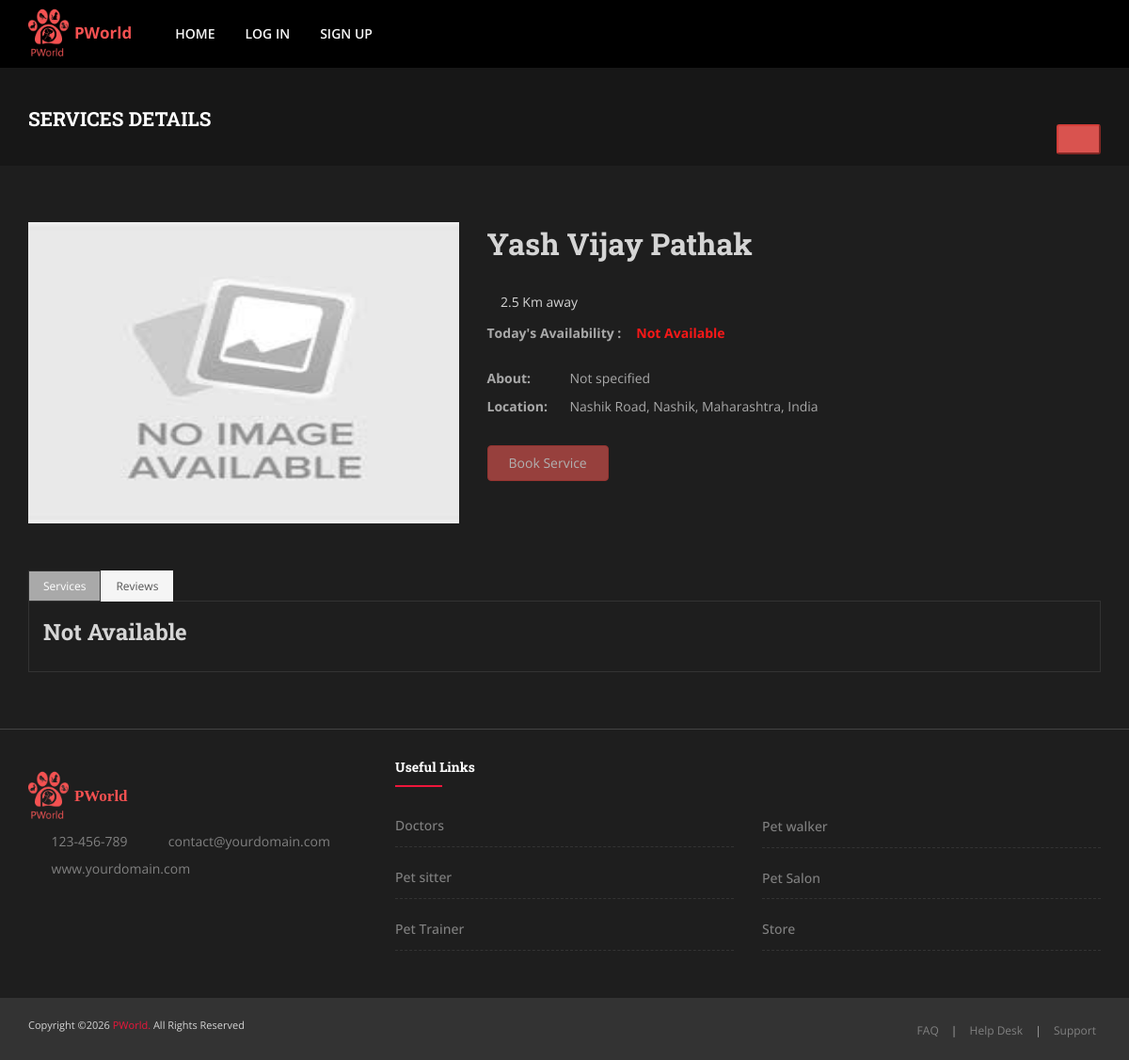
The page /service/1/ on the database its author committed.
### P_World_App/models.py (models this page shows, shortened)
class User_Details(models.Model):
    id = models.AutoField(primary_key=True)
    user_name = models.CharField(max_length=450, null=True, blank=True)
    password = models.CharField(max_length=90, null=True, blank=True)
    mobile_no = models.CharField(max_length=15, null=True, blank=True)
    country = models.CharField(max_length = 100 , null = True , blank = True)
    country_code = models.CharField(max_length=15, null=True, blank=True)
    email = models.CharField(max_length=100, null=True, blank=True)
    name = models.CharField(max_length=300, null=True, blank=True)
    about_me = models.TextField(null=True, blank=True)
    bussiness_name = models.CharField(max_length=400, null=True, blank=True)
    bussiness_address = models.CharField(max_length=500, null=True, blank=True)
    map_location = models.CharField(max_length=500, null=True, blank=True)
    latitude = models.CharField(max_length=400, null=True, blank=True)
    longitude = models.CharField(max_length=400, null=True, blank=True)
    address = models.TextField(null=True, blank=True)
    profile_image = models.ImageField(upload_to='profile_image/', null=True, blank=True)
    user_type = models.CharField(max_length=300, null=True, blank=True)
    status = models.BooleanField(default=False)
    created_datetime = models.DateTimeField(null=True, blank=True)
    sign_up_status = models.BooleanField(default=False)
    is_profile_create = models.BooleanField(default = False)
    token = models.CharField(max_length=400, null=True, blank=True)

### P_World_App/views.py (the view, shortened to what this page needs)
# urls.py: path('service/<int:v_id>/', views.service_details, name = 'services'),
@cache_control(no_cache=True, must_revalidate=True, no_store=True)
def service_details(request,v_id):
    my_date = date.today()
    todays_day = calendar.day_name[my_date.weekday()]
    user_obj = User_Details.objects.get(id = v_id)
    ratings_obj = UserRatingReview.objects.filter(fk_user_receiver = user_obj).order_by('-id')
    available_obj = Set_Availability.objects.filter(fk_doctor= user_obj)
    service_obj = User_service.objects.filter(fk_doctor= user_obj)
    pet_obj = None
    new_age = None
    first_value = None
    if request.session.get("customer_email") :
        pet_obj = New_Pet.objects.filter(fk_customer__email=request.session.get("customer_email")).order_by('-id')
    rating = 0
    avg_rating = 0
    avalability_list = []
    if ratings_obj:
        for i in ratings_obj:
            rating = i.rating + rating
        avg_rating = rating/ratings_obj.count()
    context = {
    'user_obj': user_obj,
    "rating": avg_rating,
    'ratings_obj':ratings_obj,
    'total_review': ratings_obj.count(),
    'available_obj':avalability_list,
    'service_obj':service_obj,
    'pet_obj':pet_obj,
    'Item_count':Cart_Count(request),
    'first_value':first_value,
    'new_age':new_age
    }
    return render(request, 'customer/services.html', context)

### P_World_App/views.py (called while the page is built)
def Cart_Count(request):
    cust_id = request.session.get('customer_id')
    if not cust_id:
        return 0
    user_obj = User_Details.objects.filter(id=cust_id).first()
    if not user_obj:
        return 0
    return AddtoCart.objects.filter(fk_user=user_obj).count()

### P_World_App/templates/customer/services.html (shortened to what this page needs)
{% load static %}
{% include 'customer/header.html' %}
<link rel="stylesheet" href="https://cdnjs.cloudflare.com/ajax/libs/bootstrap-star-rating/4.0.2/css/star-rating.min.css" />
  <div class="main-content">
    <section class="inner-header  layer-overlay overlay-dark-5" style='height:6.5rem;' >
      <div class="container">
        <div class="row">
  <div class="col-md-12" style="display: flex; justify-content: space-between; align-items: center;">
    <h4 class="title text-white" style='margin-top:-2rem; font-size: 1.3rem;'>Services Details</h4>
    <button class="login-btn nextBtn btn-danger btn-sm" onclick="window.history.back()" data-toggle="tooltip" data-placement="top" title="Back"><i class="fa fa-arrow-left" aria-hidden="true" style="cursor:pointer;"></i></button>
  </div>
</div>
      </div>
    </section>
    <section>
      <div class="container">
        <div class="section-content">
          <div class="row">
            <div class="product">
              <div class="col-md-5">
               <div class="class-item1">
                  <div class="thumb">
                    <img class="img-responsive img-fullwidth mb-20" {% if user_obj.profile_image %} src="{{user_obj.profile_image.url}}" {% else %} src="/media/profile_image/no_image.jpg " {% endif %} alt="..." style='height:20rem;'>
                  </div>
              </div>
              </div>
              <div class="col-md-7">
                <div class="product-summary">
                  <h2 class="product-title"style='margin-bottom:0;'>{{user_obj.name}}</h2>
				  <p><i class="fa fa-map-marker" style='color: #df314f !important;' aria-hidden="true"></i> 2.5 Km away</p>
						<div class="availability-row" style="display: flex; flex-wrap: wrap; align-items: flex-start; gap: 0.5rem;">
					<span class="availability-label" style="font-weight:bold; margin-right: 0.5rem;">Today's Availability :</span>
					{% if available_obj %}
						{% for i in available_obj %}
							<p style="margin:0; display:inline-flex; align-items:center; margin-right:1rem;">
								<i class="fa fa-clock-o" style="color: #df314f !important; margin-right:0.25rem;" aria-hidden="true"></i>
								Shift - {{ forloop.counter }}
								<i class="fa fa-arrow-right" style="color: #df314f !important; margin:0 0.25rem;" aria-hidden="true"></i>
								{{ i.from_shift|time:" g:i A"|upper }} - {{ i.to_shift|time:" g:i A"|upper }}
							</p>
						{% endfor %}
					{% else %}
						<p style="font-weight:bold; margin:0; color:#f71818;">Not Available</p>
					{% endif %}
				</div>
                   <div class="short-description">
						<div class="desc-row">
							<span class="desc-label">About:</span>
							<span class="desc-value">
								{% if user_obj.about_me %}
									{{ user_obj.about_me }}
								{% else %}
									Not specified
								{% endif %}
							</span>
						</div>
						<div class="desc-row">
							<span class="desc-label">Location:</span>
							<span class="desc-value">
								{% if user_obj.map_location %}
									{{ user_obj.map_location }}
								{% elif user_obj.address %}
									{{ user_obj.address }}
								{% else %}
									--
								{% endif %}
							</span>
						</div>
					</div>
                  <div class="cart-form-wrapper mt-30">
					{% if available_obj %}
                      <button class=" btn btn-danger" onclick='booking()' {% if not service_obj %} disabled {% endif %} >Book Service</button>
					{% else %}
						<button class=" btn btn-danger" onclick='booking()' {% if not service_obj %} disabled {% endif %} disabled>Book Service</button>
					{% endif %}
                  </div>
                </div>
              </div>
              <div class="col-md-12">
                <div class="horizontal-tab product-tab">
                  <ul class="nav nav-tabs">
                    <li class="active"><a href="#tab1" data-toggle="tab">Services</a></li>
                    <li><a href="#tab2" data-toggle="tab">Reviews</a></li>
                  </ul>
                  <div class="tab-content" style='height: auto;'>
                    <div class="tab-pane fade in active" id="tab1">
					{% if service_obj %}
                      <h3 style='margin-top: 0;'>All Services</h3>
					  <div style='width:97%;margin-left:1rem;'>
						  {% for i in service_obj %}
							 <div class='row' style='border-bottom: 1px solid #4a4a4a;' >
								<div class='col-sm-3'>
								 <p class='set_services' style='font-weight:bold;'>{{i.title|title}}</p>
								</div>
								 <div class='col-sm-1'    >
									<p class='set_services'>{{i.pet_type}}</p>
								 </div>
								 <div class='col-sm-6'  >
									<p class='set_services'>{{i.description}}</p>
								 </div>
								 <div class='col-sm-1'  >
									<h5 style='margin-bottom:0;' >$ {{i.charges|floatformat:2}}</h5>
								 </div>
								 <div class='col-sm-1' style='margin-top: 7px;'>
									<input type='checkbox' name='services' value='{{i.id}},{{i.title}},{{i.charges}}' style='width:15px;height:15px;'>
								 </div>
							  </div>
						  {% endfor %}
					  </div>
					{% else %}
					<h3 style='margin-top: 0;'>Not Available</h3>
                    {% endif %}
                    </div>
                  </div>
                </div>
              </div>
            </div>
          </div>
        </div>
      </div>
    </section>
  </div>
  {% include 'customer/footer.html' %}

### static/css/colors/theme-skin-red.css (style rules this page uses)
.title, ul.list li::before, .post .entry-content .entry-title { color: #EE163B; }

### static/css/style-main-dark.css (style rules this page uses)
body.dark { background-color: #1e1e1e !important; }
.dark h1, .dark h2, .dark h3, .dark h4, .dark h5, .dark h6, .dark .h1, .dark .h2, .dark .h3, .dark .h4, .dark .h5, .dark .h6 { color: #d5d5d5; }
.dark .tab-content { border: 1px solid #333333; }
.dark .nav-tabs > li > a:hover, .dark .nav-tabs > li.active a { border-color: #333333; }

### static/css/utility-classes.css (style rules this page uses)
.text-white { color: #fff !important; }
.img-fullwidth { width: 100% !important; }

### P_World_App/templates/customer/services.html (style rules this page uses)
p { color: #d5d5d5; }
.short-description .desc-row { display: flex; flex-direction: row; gap: 8px; margin-bottom: 6px; }
.short-description .desc-label { font-weight: bold; min-width: 80px; }
.short-description .desc-value { flex: 1; }

### rows shown on the page
User_Details: name "Yash Vijay Pathak", map_location "Nashik Road, Nashik, Maharashtra, India"
